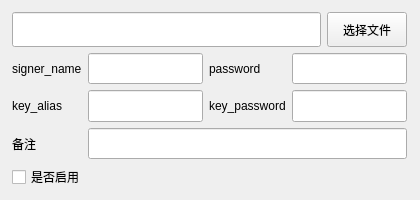
<?xml version="1.0" encoding="UTF-8"?>
<ui version="4.0">
 <class>Form</class>
 <widget class="QWidget" name="Form">
  <property name="geometry">
   <rect>
    <x>0</x>
    <y>0</y>
    <width>420</width>
    <height>200</height>
   </rect>
  </property>
  <property name="windowTitle">
   <string>Form</string>
  </property>
  <widget class="QWidget" name="verticalLayoutWidget_3">
   <property name="geometry">
    <rect>
     <x>0</x>
     <y>0</y>
     <width>419</width>
     <height>201</height>
    </rect>
   </property>
   <layout class="QVBoxLayout" name="verticalLayout_4" stretch="1,3,0">
    <property name="spacing">
     <number>6</number>
    </property>
    <property name="leftMargin">
     <number>12</number>
    </property>
    <property name="topMargin">
     <number>12</number>
    </property>
    <property name="rightMargin">
     <number>12</number>
    </property>
    <property name="bottomMargin">
     <number>12</number>
    </property>
    <item>
     <layout class="QHBoxLayout" name="horizontalLayout_6" stretch="4,1">
      <item>
       <widget class="QLineEdit" name="edt_signer_file_path">
        <property name="sizePolicy">
         <sizepolicy hsizetype="Expanding" vsizetype="Expanding">
          <horstretch>0</horstretch>
          <verstretch>0</verstretch>
         </sizepolicy>
        </property>
       </widget>
      </item>
      <item>
       <widget class="QPushButton" name="btn_signer_file">
        <property name="sizePolicy">
         <sizepolicy hsizetype="Expanding" vsizetype="Expanding">
          <horstretch>0</horstretch>
          <verstretch>0</verstretch>
         </sizepolicy>
        </property>
        <property name="text">
         <string>选择文件</string>
        </property>
       </widget>
      </item>
     </layout>
    </item>
    <item>
     <layout class="QGridLayout" name="gridLayout_2" rowstretch="0,0,0" columnstretch="1,6,1,6" rowminimumheight="0,0,0">
      <item row="0" column="0">
       <widget class="QLabel" name="label_6">
        <property name="sizePolicy">
         <sizepolicy hsizetype="Expanding" vsizetype="Expanding">
          <horstretch>0</horstretch>
          <verstretch>0</verstretch>
         </sizepolicy>
        </property>
        <property name="text">
         <string>signer_name</string>
        </property>
       </widget>
      </item>
      <item row="0" column="1">
       <widget class="QLineEdit" name="edt_signer_name">
        <property name="sizePolicy">
         <sizepolicy hsizetype="Expanding" vsizetype="Expanding">
          <horstretch>0</horstretch>
          <verstretch>0</verstretch>
         </sizepolicy>
        </property>
       </widget>
      </item>
      <item row="0" column="2">
       <widget class="QLabel" name="label_7">
        <property name="sizePolicy">
         <sizepolicy hsizetype="Expanding" vsizetype="Expanding">
          <horstretch>0</horstretch>
          <verstretch>0</verstretch>
         </sizepolicy>
        </property>
        <property name="text">
         <string>password</string>
        </property>
       </widget>
      </item>
      <item row="2" column="0">
       <widget class="QLabel" name="label_8">
        <property name="sizePolicy">
         <sizepolicy hsizetype="Expanding" vsizetype="Expanding">
          <horstretch>0</horstretch>
          <verstretch>0</verstretch>
         </sizepolicy>
        </property>
        <property name="text">
         <string>备注</string>
        </property>
       </widget>
      </item>
      <item row="0" column="3">
       <widget class="QLineEdit" name="edt_signer_pwd">
        <property name="sizePolicy">
         <sizepolicy hsizetype="Expanding" vsizetype="Expanding">
          <horstretch>0</horstretch>
          <verstretch>0</verstretch>
         </sizepolicy>
        </property>
       </widget>
      </item>
      <item row="1" column="0">
       <widget class="QLabel" name="label_9">
        <property name="sizePolicy">
         <sizepolicy hsizetype="Expanding" vsizetype="Preferred">
          <horstretch>0</horstretch>
          <verstretch>0</verstretch>
         </sizepolicy>
        </property>
        <property name="text">
         <string>key_alias</string>
        </property>
       </widget>
      </item>
      <item row="1" column="1">
       <widget class="QLineEdit" name="edt_signer_key_alias">
        <property name="sizePolicy">
         <sizepolicy hsizetype="Expanding" vsizetype="Expanding">
          <horstretch>0</horstretch>
          <verstretch>0</verstretch>
         </sizepolicy>
        </property>
       </widget>
      </item>
      <item row="1" column="2">
       <widget class="QLabel" name="label_10">
        <property name="sizePolicy">
         <sizepolicy hsizetype="Expanding" vsizetype="Expanding">
          <horstretch>0</horstretch>
          <verstretch>0</verstretch>
         </sizepolicy>
        </property>
        <property name="text">
         <string>key_password</string>
        </property>
       </widget>
      </item>
      <item row="1" column="3">
       <widget class="QLineEdit" name="edt_signer_key_pwd">
        <property name="sizePolicy">
         <sizepolicy hsizetype="Expanding" vsizetype="Expanding">
          <horstretch>0</horstretch>
          <verstretch>0</verstretch>
         </sizepolicy>
        </property>
       </widget>
      </item>
      <item row="2" column="1" colspan="3">
       <widget class="QLineEdit" name="edt_signer_ext">
        <property name="sizePolicy">
         <sizepolicy hsizetype="Expanding" vsizetype="Expanding">
          <horstretch>0</horstretch>
          <verstretch>0</verstretch>
         </sizepolicy>
        </property>
       </widget>
      </item>
     </layout>
    </item>
    <item>
     <layout class="QHBoxLayout" name="horizontalLayout_7">
      <item>
       <widget class="QCheckBox" name="ckb_is_used_signer">
        <property name="text">
         <string>是否启用</string>
        </property>
       </widget>
      </item>
     </layout>
    </item>
   </layout>
  </widget>
 </widget>
 <resources/>
 <connections/>
</ui>
